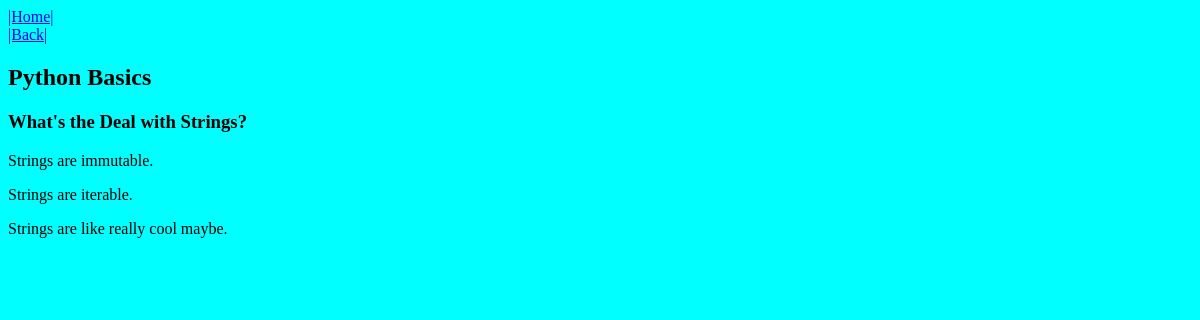
The page /courses/1/1/ on the database its author committed.
### courses/models.py (models this page shows, shortened)
class Step(models.Model):
    title = models.CharField(max_length=255)
    description = models.TextField()
    content = models.TextField(blank=True, default='')
    order = models.IntegerField(default=0)
    course = models.ForeignKey(Course)
    class Meta:
        ordering = ['order',]

class Course(models.Model):
    created_at = models.DateTimeField(auto_now_add=True)
    title = models.CharField(max_length=255)
    description = models.TextField()

### courses/views.py (the view)
# urls.py: url(r'(?P<course_pk>\d+)/(?P<step_pk>\d+)/$', views.step_detail, name='step'),
def step_detail(request, course_pk, step_pk):
    step = get_object_or_404(Step, course_id=course_pk, pk=step_pk)
    return render(request, 'courses/step_detail.html', {'step':step})

### courses/templates/courses/step_detail.html (shortened to what this page needs)
{% extends 'layout.html' %}
{% block content %}
<a href="/courses/{{ step.course.pk }}">|Back|</a>
<article>
    <h2>{{ step.course.title }}</h2>
    <h3>{{ step.title }}</h3>
    {{ step.content|linebreaks }}
</article>
{% endblock %}

### assets/css/layout.css (style rules this page uses)
.html { background-color: cyan; }

### rows shown on the page
Step: course "Python Basics", title "What's the Deal with Strings?", content "Strings are immutable. Strings are iterable. Strings are like really cool maybe."
